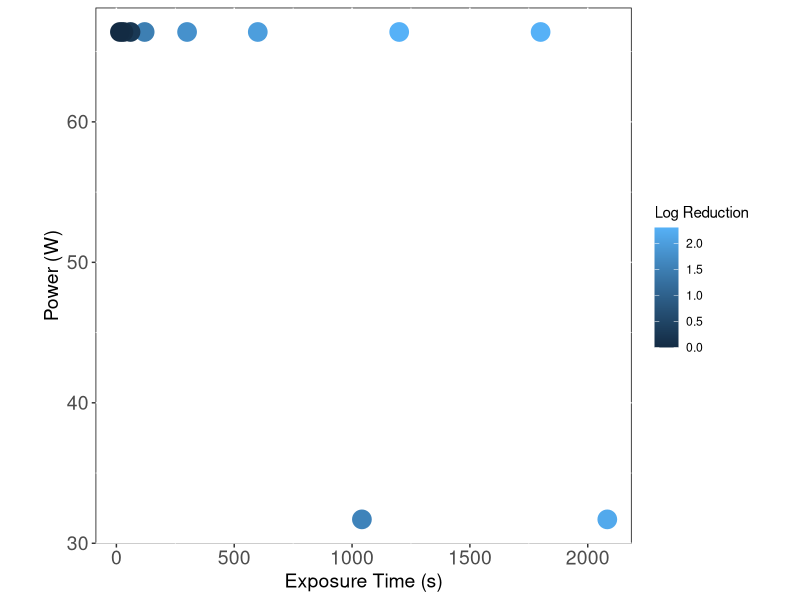

Generate this figure with R:
library(readr)
library(dplyr)
library(ggplot2)

dat <- read_csv("UV_results.csv", skip = 1) %>% # /Users/davidkahler/Documents/PureThirst/clinic/
     rename(`Percent Removal`=percent)

dat$`Log Reduction` <- NA
for (i in 1:nrow(dat)) {
     if (dat$test[i] == 0) {
          dat$test[i] <- 0.5
     }
     dat$`Log Reduction`[i] <- -log10(dat$test[i]/dat$control[i])
}

ggplot(dat) +
     geom_point(aes(x=exp,y=W,color=`Log Reduction`),size=6) +
     xlab("Exposure Time (s)") +
     ylab("Power (W)") +
     theme(panel.background = element_rect(fill = "white", colour = "black")) + 
     theme(aspect.ratio = 1) +
     theme(axis.text = element_text(face = "plain", size = 14)) +
     theme(axis.title = element_text(face = "plain", size = 14))
